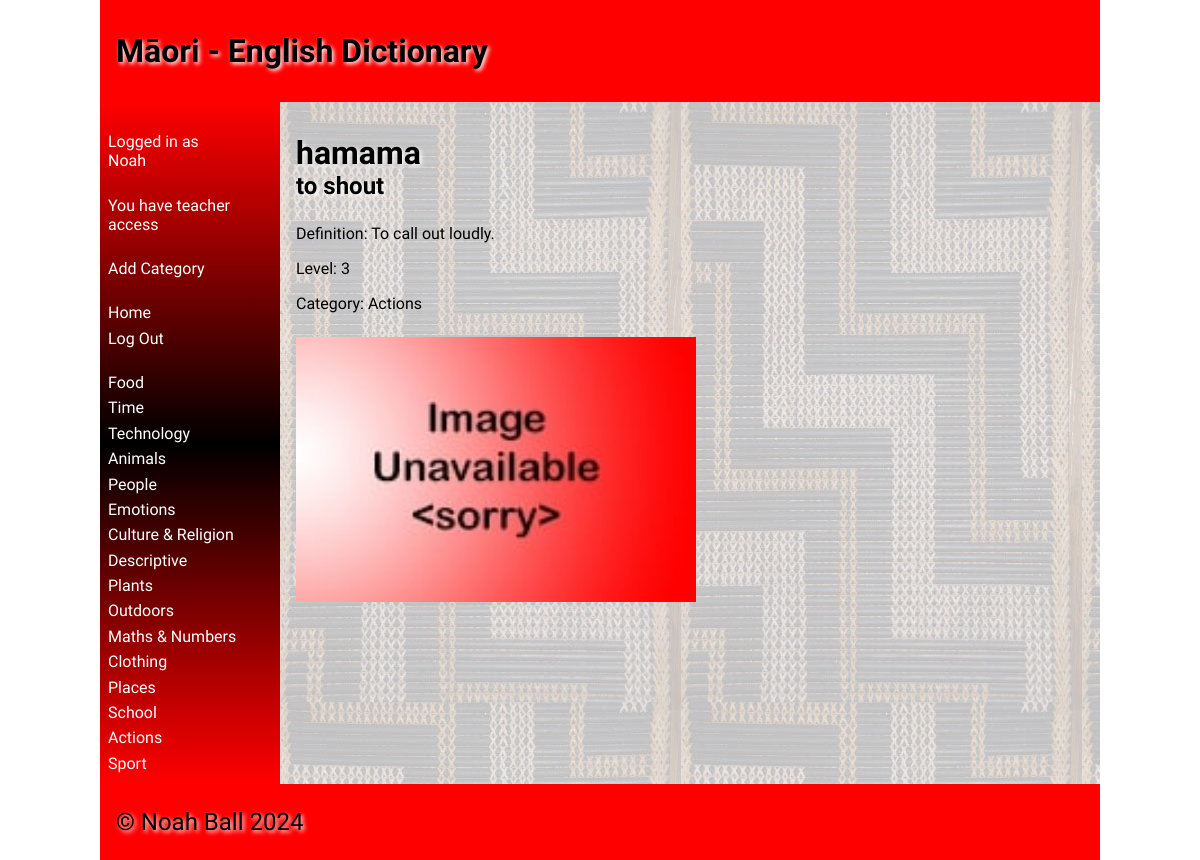
Page /word/1 (signed in) on the committed database.
### tables this page shows
CREATE TABLE category
(
    id   integer
        constraint category_pk
            primary key autoincrement,
    name varchar(35)
);

CREATE TABLE "word"
(
    id         integer
        constraint word_pk
            primary key autoincrement,
    maori      varchar(35),
    english    varchar(35),
    definition varchar(35),
    level      integer,
    category   integer
        constraint word_category_id_fk
            references category,
    filename   varchar(40)
);

### routes/pages.py (the view)
def word_page(word_id):
    if not helpers.user_authenticated():  # Check if the user is logged in
        return redirect('/login')  # If not, redirect to the login page
    query = "SELECT id, maori, english, definition, level, category, filename FROM word WHERE id = ?"
    conn = db.create_connection(globals.DATABASE_FILE)  # Create a connection to the database
    cur = conn.cursor()  # Create a cursor object
    cur.execute(query, (word_id,))  # Execute the query
    word = cur.fetchone()  # Retrieve the word
    conn.close()  # Close the connection
    if word is None:  # If the word id is invalid
        return redirect('/?error=Word+not+found')
    query = "SELECT name FROM category WHERE id = ?"  # Query to retrieve the category name
    conn = db.create_connection(globals.DATABASE_FILE)  # Create a connection to the database
    cur = conn.cursor()  # Create a cursor object
    cur.execute(query, (word[5],))  # Execute the query
    cat_name = cur.fetchone()  # Retrieve the category name
    conn.close()  # Close the connection
    cat_name = cat_name[0]  # Retrieve the category name from the tuple
    categories = helpers.get_categories()  # Retrieve all categories from the database for the sidebar
    return render_template('word.html', word=word, cat_name=cat_name, categories=categories)

### lib/db.py (called while the page is built)
def create_connection(db_file):
    try:  # Try/except block to handle exceptions
        connection = sqlite3.connect(db_file)  # Create a connection to the database
        return connection  # Return the connection
    except sqlite3.Error as e:
        print(e)  # Print the error (if one is caught)
    return None

### lib/helpers.py (called while the page is built)
def get_categories():
    query = "SELECT id, name FROM category"
    conn = db.create_connection(globals.DATABASE_FILE)
    cur = conn.cursor()
    cur.execute(query)
    categories = cur.fetchall()
    conn.close()
    return categories

def user_authenticated():
    return 'user_id' in session

### templates/word.html (shortened to what this page needs)
{% extends 'base.html' %}
{% block heading %}Māori - English Dictionary{% endblock %}
{% block main %}
    <div>
        <h1 style="padding-bottom: 0">{{ word[1] }}</h1>
        <h2 style="padding-top: 0">{{ word[2] }}</h2>
        <p>Definition: {{ word[3] }}</p>
        <p>Level: {{ word[4] }}</p>
        <p>Category: {{ cat_name }}</p>
    </div>
    <div>
    <img style="max-height: 400px; max-width: 400px; padding-top: 1rem" src="/static/images/{{ word[6] or "noimage.jpg" }}" alt="{{ word[2] }}">
    </div>
{% endblock %}

### templates/base.html (shortened to what this page needs)
<!doctype html>
<html lang="en">
<head>
    <link href="{{ url_for('static', filename='css/style.css') }}" rel="stylesheet">
</head>
<body>
<div id="container">
    <header>
        <h1>{% block heading %}{% endblock %}</h1>
    </header>
    <nav>
        <ul>
            {% if session["username"] %}
                <li><a>Logged in as<br>{{ session["name"] }}</a></li>
                <br>
                {% if session["user_type"] == 1 %}
                    <li><a>You have student access</a></li>
                {% elif session["user_type"] == 2 %}
                    <li><a>You have teacher access</a></li>
                    <br>
                    <li><a href="/add-category">Add Category</a></li>
                {% endif %}
                <br>
                <li><a href="/">Home</a></li>
            {% endif %}
            {% if not session["user_id"] %}
                <li><a href="/login">Log In</a></li>
                <li><a href="/signup">Sign Up</a></li>
            {% else %}
                <li><a href="/logout">Log Out</a></li>
            {% endif %}
            <br>
            {% for category in categories %}
                <li><a href="/category/{{ category[0] }}">{{ category[1] }}</a></li>
            {% endfor %}
        </ul>
    </nav>
    <main>
        {% block main %}{% endblock %}
    </main>
    <footer>
        <p>
            &copy; Noah Ball 2024
        </p>
    </footer>
</div>
</body>
</html>

### static/css/style.css (style rules this page uses)
* { font-family: Comfortaa, sans-serif; margin: 0; padding: 0; box-sizing: border-box; }
#container { display: grid; grid-template-columns: 75px auto; grid-template-areas: 'nav header' 'main main' 'footer footer'; }
header { grid-area: header; background-color: #f00; padding: 1rem; }
nav { grid-area: nav; }
main { grid-area: main; padding: 1rem; background-color: #edd; }
h1, h2, h3, h4 { padding: 1rem 0; font-family: 'Suez One', serif; color: #000; text-shadow: 2px 2px 4px #fff; }
p { padding: 0.5rem 0; }
a { color: #222; }
img { width: 100%; }
footer { grid-area: footer; padding: 1rem; background-color: #f00; }
footer p { color: #000; text-shadow: 2px 2px 4px #fff; font-size: 1.5rem; }
@media only screen and (min-width: 768px) { #container { grid-template-columns: 180px auto; grid-template-areas: 'header header' 'nav main' 'footer footer'; } }
@media only screen and (min-width: 768px) { nav { background: linear-gradient(180deg, rgba(255,0,0,1) 0%, rgba(0, 0, 0, 1) 50%, rgba(255,0,0,1) 100%); padding: 0.5rem; } }
@media only screen and (min-width: 768px) { nav ul { list-style: none; } }
@media only screen and (min-width: 768px) { nav li { padding: 0.2rem 0; } }
@media only screen and (min-width: 768px) { nav a { color: #fff; text-decoration: none; } }
@media only screen and (min-width: 768px) { main { background-image: url('/poutama.jpg'); } }
@media only screen and (min-width: 1000px) { #container { width: 1000px; margin: auto; } }

### rows in the picture
category: name "Food"
category: name "Time"
category: name "Technology"
category: name "Animals"
category: name "People"
category: name "Emotions"
category: name "Culture & Religion"
category: name "Descriptive"
category: name "Plants"
category: name "Outdoors"
category: name "Maths & Numbers"
category: name "Clothing"
category: name "Places"
category: name "School"
category: name "Actions"
category: name "Sport"
word: maori "hamama", english "to shout", definition "To call out loudly.", level "3"

### other values in the picture
{{ session["name"] }} "Noah"
